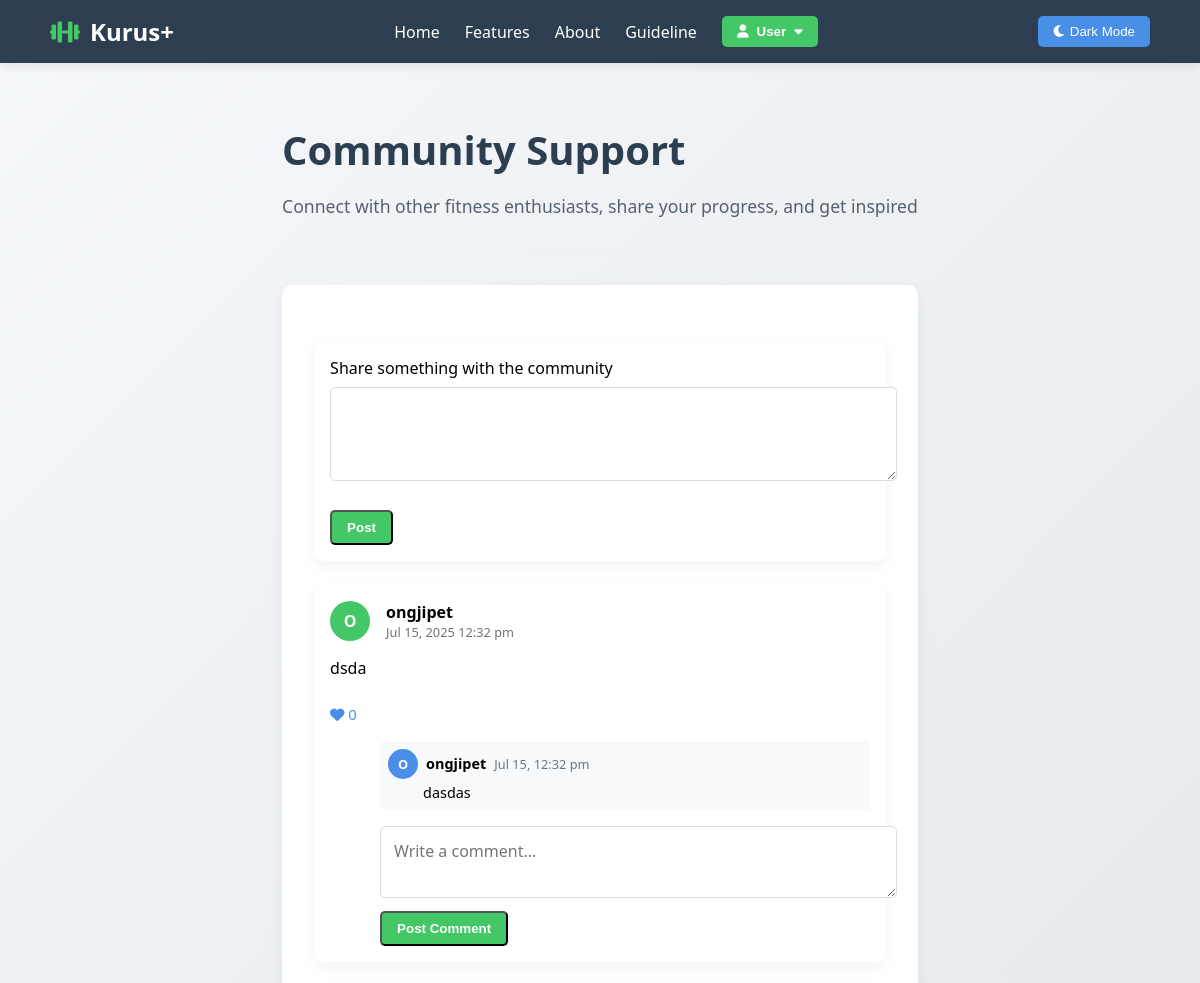
The app's page /community.php (signed in, upper part), older data.
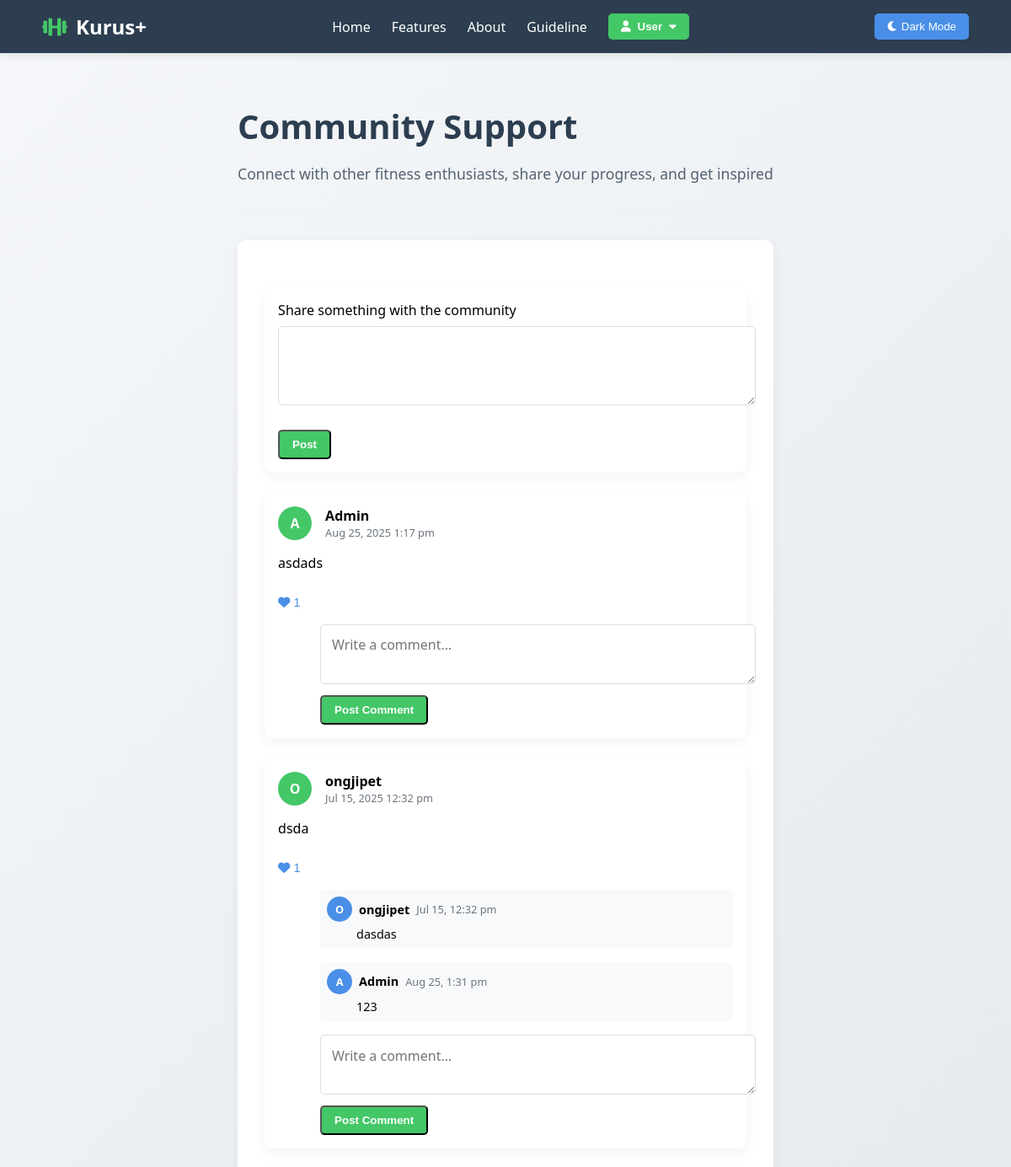
The same page, newer data.
### tables this page shows
CREATE TABLE `community_posts` (
  `post_id` int(11) NOT NULL,
  `user_id` int(11) NOT NULL,
  `content` text NOT NULL,
  `likes` int(11) DEFAULT 0,
  `created_at` timestamp NOT NULL DEFAULT current_timestamp()
);

CREATE TABLE `users` (
  `id` int(11) NOT NULL,
  `fullname` varchar(100) NOT NULL,
  `email` varchar(100) NOT NULL,
  `password` varchar(255) NOT NULL,
  `age` int(11) NOT NULL,
  `gender` enum('male','female','other') NOT NULL,
  `height` decimal(5,2) NOT NULL COMMENT 'in cm',
  `weight` decimal(5,2) NOT NULL COMMENT 'in kg',
  `fitness_goal` enum('weight_loss','muscle_gain','endurance','maintenance') NOT NULL,
  `created_at` timestamp NOT NULL DEFAULT current_timestamp(),
  `updated_at` timestamp NOT NULL DEFAULT current_timestamp() ON UPDATE current_timestamp(),
  `calorie_target` int(11) DEFAULT 2000
);

CREATE TABLE `comments` (
  `comment_id` int(11) NOT NULL,
  `post_id` int(11) NOT NULL,
  `user_id` int(11) NOT NULL,
  `content` text NOT NULL,
  `created_at` timestamp NOT NULL DEFAULT current_timestamp()
);

### community.php (the view, shortened to what the changed rows need)
<?php
require_once 'db.php';
$community_posts = [];
try {
    $stmt = $pdo->prepare("SELECT cp.*, u.fullname as author_name
                          FROM community_posts cp
                          JOIN users u ON cp.user_id = u.id
                          ORDER BY cp.created_at DESC");
    $stmt->execute();
    $community_posts = $stmt->fetchAll(PDO::FETCH_ASSOC);
} catch (PDOException $e) {
    $_SESSION['error'] = "Error fetching community posts: " . $e->getMessage();
}
?>
<!DOCTYPE html>
<html lang="en">
<head>
    <link rel="stylesheet" href="https://cdnjs.cloudflare.com/ajax/libs/font-awesome/6.0.0-beta3/css/all.min.css">
</head>
<body>
    <div class="main-container">
        <div class="page-header">
            <h1>Community Support</h1>
        </div>
        <div class="community-container">
            <div class="community-posts">
                <?php if (empty($community_posts)): ?>
                    <p style="text-align: center; color: #6c757d; padding: 1.5rem;">No community posts yet. Be the first to share!</p>
                <?php else: ?>
                    <?php foreach ($community_posts as $post): ?>
                        <div class="post">
                            <div class="post-header">
                                <div class="post-avatar">
                                    <?php echo strtoupper(substr($post['author_name'], 0, 1)); ?>
                                </div>
                                <div>
                                    <div class="post-author"><?php echo htmlspecialchars($post['author_name']); ?></div>
                                    <div class="post-time"><?php echo date('M j, Y g:i a', strtotime($post['created_at'])); ?></div>
                                </div>
                            </div>
                            <div class="post-content">
                                <p><?php echo htmlspecialchars($post['content']); ?></p>
                                <form method="POST" action="community.php" class="like-form">
                                    <button type="submit" name="like_post" class="like-button">
                                        <i class="fas fa-heart"></i> <?php echo $post['likes']; ?>
                                    </button>
                                </form>
                                <div class="comments-section">
                                    <?php
                                    try {
                                        $stmt = $pdo->prepare("SELECT c.*, u.fullname as author_name
                                                              FROM comments c
                                                              JOIN users u ON c.user_id = u.id
                                                              WHERE c.post_id = ?
                                                              ORDER BY c.created_at ASC");
                                        $stmt->execute([$post['post_id']]);
                                        $comments = $stmt->fetchAll(PDO::FETCH_ASSOC);
                                    } catch (PDOException $e) {
                                        $comments = [];
                                    }
                                    ?>
                                    <?php foreach ($comments as $comment): ?>
                                        <div class="comment">
                                            <div class="comment-header">
                                                <div class="comment-avatar">
                                                    <?php echo strtoupper(substr($comment['author_name'], 0, 1)); ?>
                                                </div>
                                                <div class="comment-author"><?php echo htmlspecialchars($comment['author_name']); ?></div>
                                                <div class="comment-time"><?php echo date('M j, g:i a', strtotime($comment['created_at'])); ?></div>
                                            </div>
                                            <div class="comment-content"><?php echo htmlspecialchars($comment['content']); ?></div>
                                        </div>
                                    <?php endforeach; ?>
                                    <form method="POST" action="community.php" class="add-comment-form">
                                        <div class="form-group" style="margin-bottom: 0.5rem;">
                                            <textarea name="comment_content" class="form-control" rows="2"
                                                      placeholder="Write a comment..." required></textarea>
                                        </div>
                                        <button type="submit" name="add_comment" class="btn btn-sm">Post Comment</button>
                                    </form>
                                </div>
                            </div>
                        </div>
                    <?php endforeach; ?>
                <?php endif; ?>
            </div>
        </div>
    </div>
</body>
</html>

Row changes from the older to the newer data that the page shows:
added community_posts: user.fullname "A", user.fullname "Admin", created_at "Aug 25, 2025 1:17 pm", content "asdads", likes "1"
changed community_posts "dsda": likes "0" → "1"
added comments: user.fullname "A", user.fullname "Admin", created_at "Aug 25, 1:31 pm", content "123", shown under community_posts "dsda"
